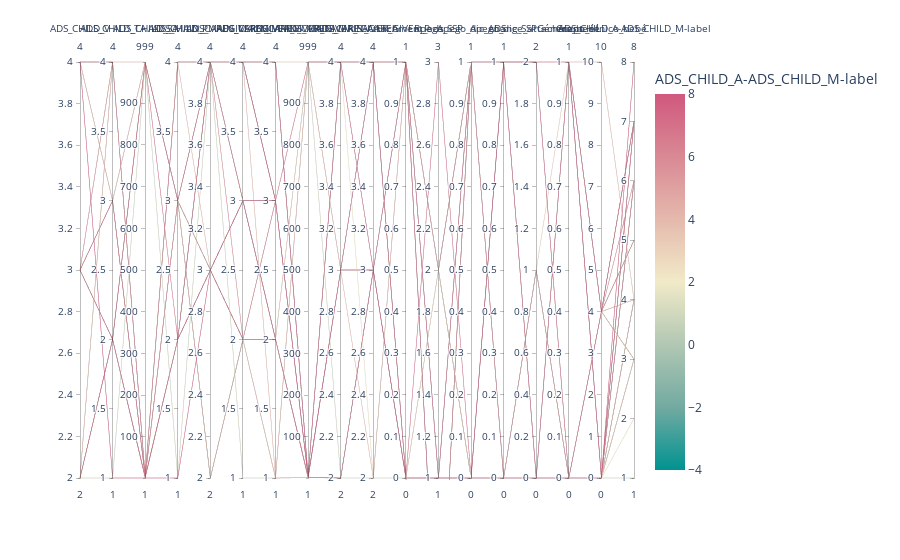

Notebook cell for this chart:
### Code cell
import plotly.express as px

columns_to_check = [column for column in df_data.columns if column not in ['m1', 'm2', 'm3', 'm4', 'id_name', column_1, column_2, name_group]]
df_to_plot = df_data[columns_to_check]

fig = px.parallel_coordinates(df_to_plot, color=name_group_label,
                             color_continuous_scale=px.colors.diverging.Tealrose,
                             color_continuous_midpoint=2)
fig.show()

### Figure 1 — Plotly figure (JSON) as saved in the notebook; plotly's stock layout.template omitted (floating-point values rounded to 4 significant figures)
{"data": [{"dimensions": [{"label": "ADS_CHILD_V", "values": [2, 4, 3, 3, 3, 3, 3, 2, 3, 3, 2, 3, 3, 4, 3, 2, 3, 4, 4, 4, 4, 3, 3, 3, 3, 3, 3, 2, 3, 3, 4, 3, 4, 3, 2]}, {"label": "ADS_CHILD_TA", "values": [2, 1, 3, 2, 2, 2, 2, 2, 2, 3, 1, 3, 3, 4, 3, 4, 3, 4, 4, 3, 4, 3, 3, 3, 2, 3, 4, 2, 3, 2, 4, 4, 3, 3, 4]}, {"label": "ADS_CHILD_SA", "values": [2, 1, 4, 2, 2, 2, 3, 999, 999, 999, 999, 4, 999, 3, 3, 999, 4, 3, 3, 4, 3, 3, 3, 3, 999, 3, 3, 3, 3, 4, 4, 4, 3, 3, 4]}, {"label": "ADS_CHILD_P", "values": [2, 1, 2, 2, 3, 2, 3, 2, 3, 3, 1, 3, 3, 4, 3, 3, 4, 4, 3, 4, 4, 2, 3, 4, 3, 2, 4, 3, 3, 3, 3, 3, 3, 3, 3]}, {"label": "ADS_MAIN_CAREGIVER_M", "values": [3, 3, 4, 3, 4, 4, 3, 3, 4, 2, 4, 3, 2, 4, 3, 3, 3, 4, 4, 4, 4, 4, 2, 4, 4, 4, 4, 3, 3, 4, 4, 4, 3, 4, 4]}, {"label": "ADS_MAIN_CAREGIVER_V", "values": [2, 3, 4, 2, 4, 4, 3, 3, 4, 2, 1, 2, 2, 3, 2, 3, 3, 4, 4, 4, 3, 4, 2, 2, 4, 4, 4, 2, 3, 4, 4, 3, 3, 3, 3]}, {"label": "ADS_MAIN_CAREGIVER_TA", "values": [2, 3, 3, 2, 4, 4, 2, 2, 1, 1, 1, 2, 1, 3, 2, 2, 3, 4, 3, 3, 3, 4, 2, 3, 3, 4, 4, 3, 3, 4, 4, 3, 2, 3, 3]}, {"label": "ADS_MAIN_CAREGIVER_SA", "values": [3, 3, 4, 2, 999, 2, 999, 2, 2, 999, 999, 1, 2, 3, 3, 3, 3, 3, 3, 3, 3, 4, 2, 3, 999, 3, 3, 3, 4, 4, 4, 4, 999, 3, 4]}, {"label": "ADS_MAIN_CAREGIVER_A", "values": [2, 3, 3, 2, 4, 3, 3, 3, 3, 3, 2, 3, 2, 3, 3, 3, 3, 3, 3, 4, 3, 4, 2, 3, 4, 4, 4, 3, 3, 4, 4, 3, 4, 3, 4]}, {"label": "ADS_MAIN_CAREGIVER_P", "values": [3, 3, 4, 3, 3, 4, 3, 3, 3, 2, 2, 3, 3, 3, 3, 3, 3, 4, 4, 4, 4, 4, 3, 3, 3, 4, 4, 3, 4, 4, 4, 4, 2, 4, 4]}, {"label": "Attachment_ads", "values": [0, 0, 1, 0, 1, 0, 1, 0, 1, 1, 0, 1, 1, 1, 1, 1, 1, 1, 1, 0, 0, 1, 1, 1, 1, 1, 1, 1, 1, 1, 1, 1, 1, 1, 1]}, {"label": "apego_SSP", "values": [3, 1, 1, 2, null, 1, 1, null, 1, 1, null, 1, 1, 1, 1, 2, 1, 1, 1, 1, 2, null, 1, 1, 1, 2, 1, 2, null, null, null, 2, 2, 2, null]}, {"label": "Apego_dic_ADS", "values": [0, 0, 0, 0, 0, 0, 1, 0, 1, 1, 0, 1, 1, 1, 1, 1, 1, 1, 1, 1, 1, 0, 1, 1, 1, 0, 1, 0, 1, 1, 1, 1, 0, 1, 1]}, {"label": "Apego_dic_SSP", "values": [0, 1, 1, 0, null, 1, 1, null, 1, 1, null, 1, 1, 1, 1, 0, 1, 1, 1, 1, 0, null, 1, 1, 1, 0, 1, 0, null, null, null, 0, 0, 0, null]}, {"label": "change_attachment", "values": [0, 2, 2, 0, null, 2, 0, null, 0, 0, null, 0, 0, 0, 0, 1, 0, 0, 0, 0, 1, null, 0, 0, 0, 0, 0, 0, null, null, null, 1, 0, 1, null]}, {"label": "Género_bebé", "values": [1, 1, 0, 0, 1, 0, 0, 0, 0, 0, 0, 0, 1, 0, 0, 0, 0, 0, 1, 1, 1, 1, 0, 1, 0, 1, 1, 1, 0, 1, 1, 0, 1, 0, 0]}, {"label": "Grupo_étnico_bebé", "values": [4, 0, 0, 0, 0, 4, 0, 0, 0, 4, 0, 4, 0, 0, 0, 0, 0, 0, 4, 10, 4, 0, 0, 0, 4, 0, 4, 0, 4, 0, 4, 4, 0, 0, 4]}, {"label": "ADS_CHILD_A-ADS_CHILD_M-label", "values": [7, 8, 7, 3, 3, 7, 3, 7, 4, 4, 1, 3, 3, 6, 3, 4, 4, 6, 6, 4, 3, 7, 4, 6, 7, 3, 5, 3, 5, 6, 3, 5, 2, 3, 4]}], "domain": {"x": [0, 1], "y": [0, 1]}, "line": {"color": [7, 8, 7, 3, 3, 7, 3, 7, 4, 4, 1, 3, 3, 6, 3, 4, 4, 6, 6, 4, 3, 7, 4, 6, 7, 3, 5, 3, 5, 6, 3, 5, 2, 3, 4], "coloraxis": "coloraxis"}, "name": "", "type": "parcoords"}], "layout": {"coloraxis": {"cmid": 2, "colorbar": {"title": {"text": "ADS_CHILD_A-ADS_CHILD_M-label"}}, "colorscale": [[0, "rgb(0, 147, 146)"], [0.1667, "rgb(114, 170, 161)"], [0.3333, "rgb(177, 199, 179)"], [0.5, "rgb(241, 234, 200)"], [0.6667, "rgb(229, 185, 173)"], [0.8333, "rgb(217, 137, 148)"], [1, "rgb(208, 88, 126)"]]}, "legend": {"tracegroupgap": 0}, "margin": {"t": 60}}}
